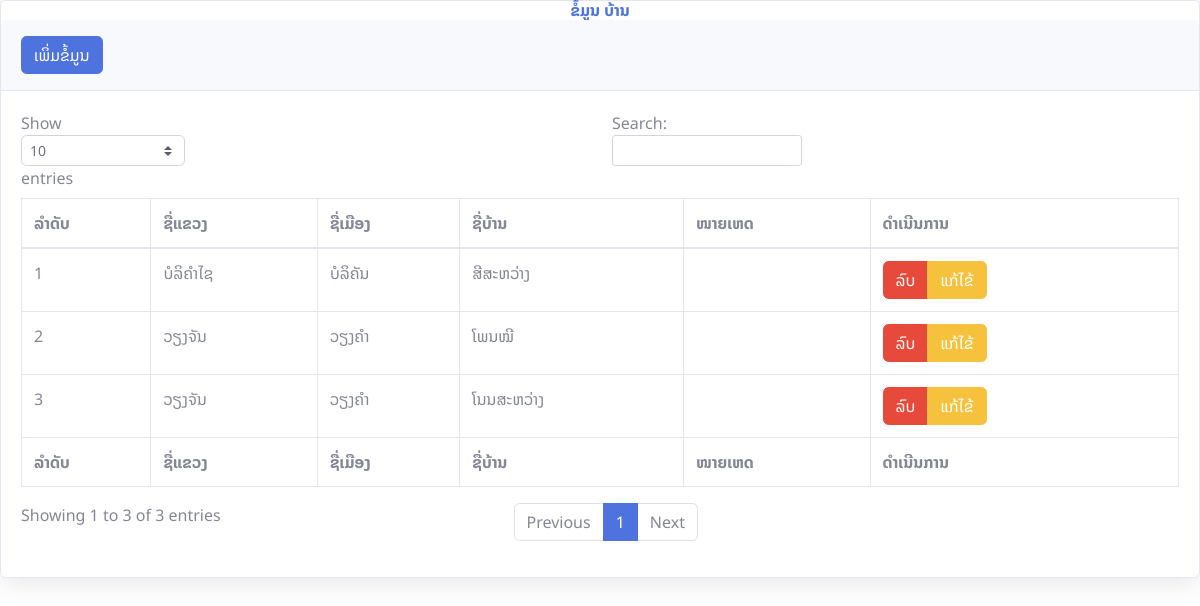
Page /page/village/select_village.php (signed in) on the committed database.
### tables this page shows
CREATE TABLE `village` (
  `vi_id` int(100) NOT NULL,
  `pro_id` int(100) DEFAULT NULL,
  `dis_id` int(100) DEFAULT NULL,
  `vi_name` varchar(255) DEFAULT NULL,
  `vi_remak` varchar(255) DEFAULT NULL
);

CREATE TABLE `province` (
  `pro_id` int(100) NOT NULL,
  `pro_name` varchar(255) DEFAULT NULL,
  `pro_remak` varchar(255) DEFAULT NULL
);

CREATE TABLE `district` (
  `dis_id` int(100) NOT NULL,
  `dis_name` varchar(255) DEFAULT NULL,
  `pro_id` int(100) DEFAULT NULL,
  `dis_remak` varchar(255) DEFAULT NULL
);

### page/village/select_village.php (the view, shortened to what this page needs)
<?php
require '../../db/connect.php';
$sql = "SELECT * FROM village as p1 INNER JOIN district as p2 ON p1.dis_id = p2.dis_id INNER JOIN province as p3 ON p3.pro_id = p1.pro_id ORDER BY p1.vi_id DESC;";
$query = mysqli_query($conn, $sql);
?>
<!DOCTYPE html>
<html lang="en">
<head>
    <link href="../../vendor/fontawesome-free/css/all.min.css" rel="stylesheet" type="text/css" />
    <link href="../../css/sb-admin-2.min.css" rel="stylesheet" />
</head>
<body id="page-top">
    <div class="my-auto">
        <div class="card shadow mb-4">
            <h6 class="m-0 font-weight-bold w-100 text-center fs-4 text-primary">ຂໍ້ມູນ ບ້ານ</h6>
            <div class="card-header py-3">
                <a href="form_village.php" class="btn btn-primary ">ເພິ່ມຂໍ້ມູນ</a>
            </div>
            <div class="card-body">
                <div class="table-responsive">
                    <table class="table table-bordered" id="dataTable" width="100%" cellspacing="0">
                        <thead>
                            <tr>
                                <th>ລຳດັບ</th>
                                <th>ຊື່ແຂວງ</th>
                                <th>ຊື່ເມືອງ</th>
                                <th>ຊື່ບ້ານ</th>
                                <th>ໜາຍເຫດ</th>
                                <th>ດຳເນີນການ</th>
                            </tr>
                        </thead>
                        <tfoot>
                            <tr>
                                <th>ລຳດັບ</th>
                                <th>ຊື່ແຂວງ</th>
                                <th>ຊື່ເມືອງ</th>
                                <th>ຊື່ບ້ານ</th>
                                <th>ໜາຍເຫດ</th>
                                <th>ດຳເນີນການ</th>
                            </tr>
                        </tfoot>
                        <tbody>
                            <?php
                            $number = 1;
                            while ($row = mysqli_fetch_assoc($query)) { ?>
                            <tr>
                                <td>
                                    <?php echo $number++ ?>
                                </td>
                                <td>
                                    <?php echo $row['pro_name'] ?>
                                </td>
                                <td>
                                    <?php echo $row['dis_name'] ?>
                                </td>
                                <td>
                                    <?php echo $row['vi_name'] ?>
                                </td>
                                <td>
                                </td>
                                <td>
                                    <div class="btn-group" role="group" aria-label="Basic mixed styles example">
                                        <button type="button" class="btn btn-danger delete"
                                            id="<?php echo $row['vi_id'] ?>">ລົບ</button>
                                        <a class="btn btn-warning"
                                            href="select_update_village.php?select_id=<?php echo $row['vi_id'] ?>">ແກ້ໄຂ້</a>
                                    </div>
                                </td>
                            </tr>
                            <?php } ?>
                        </tbody>
                    </table>
                </div>
            </div>
        </div>
    </div>
</body>
</html>

### page/village/select_village.php (style rules this page uses)
body { font-family: "NotoSansLao", sans-serif; }

### rows in the picture
village: pro.pro_name "ບໍລິຄຳໄຊ", dis.dis_name "ບໍລິຄັນ", vi_name "ສີສະຫວ່າງ"
village: pro.pro_name "ວຽງຈັນ", dis.dis_name "ວຽງຄຳ", vi_name "ໂພນໝີ"
village: pro.pro_name "ວຽງຈັນ", dis.dis_name "ວຽງຄຳ", vi_name "ໂນນສະຫວ່າງ"
